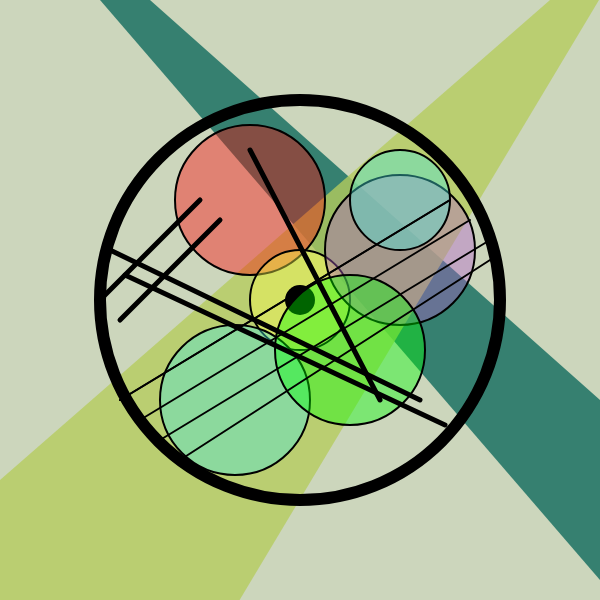
Frame 1 (no input)
Frame 60 (no input): identical to frame 1, image omitted
Frame 120 (the mouse pressed at the canvas centre since frame 60): identical to frame 1, image omitted

The p5.js sketch that drew this single still picture (run headless with seeded random() and noise() and a simulated clock; from frame 60 on, the mouse is pressed at the canvas centre):

// p5.js sketch
// ── sketch.js
function setup() {
	createCanvas(600, 600);
}

function draw() {
	background(204, 214, 188)
	noStroke();
	fill(14, 105, 92, 200);
	beginShape();
	vertex(100,0);
	vertex(600, 580);
	vertex(600, 400);
	vertex(150, 0);
	endShape();
	
	fill(182, 204, 94, 200);

	beginShape();
	vertex(599, 0);
	vertex(0, 1000);
	vertex(0,480);
	vertex(550, 0);
	endShape();
	
	noFill();
	stroke(0);
	strokeWeight(12);
	ellipse(300, 300, 400, 400);
	
	strokeWeight(2);
	fill(255,0,0,100);
	ellipse(250,200, 150,150);
	fill(255,255,80,100);
	ellipse(300,300,100,100);
	fill(178, 94, 204, 100);
	ellipse(400,250, 150,150);
	fill(70, 232, 224, 100);
	ellipse(400,200, 100, 100);
	ellipse(235,400, 150,150);
	strokeWeight(30);
	point(300,300);
	
	strokeWeight(2);
	fill(0,255,0,100);
	ellipse(350,350, 150,150);
	
	strokeWeight(5);

	line(250, 150, 380, 400);
	line(125, 275, 445,425);
	line(110, 250, 420,400);
	line(100, 300, 200, 200);
	line(120, 320, 220, 220);

	strokeWeight(2);

	line(450,200,120,400);
	line(450+20,200+20,120+20,400+20);
	line(450+20+20,200+20+20,120+20+20,400+20+20);
	line(450+20+20,200+20+20+20,120+20+20+20,400+20+20+20);
	line(450,200,120,400);
}
